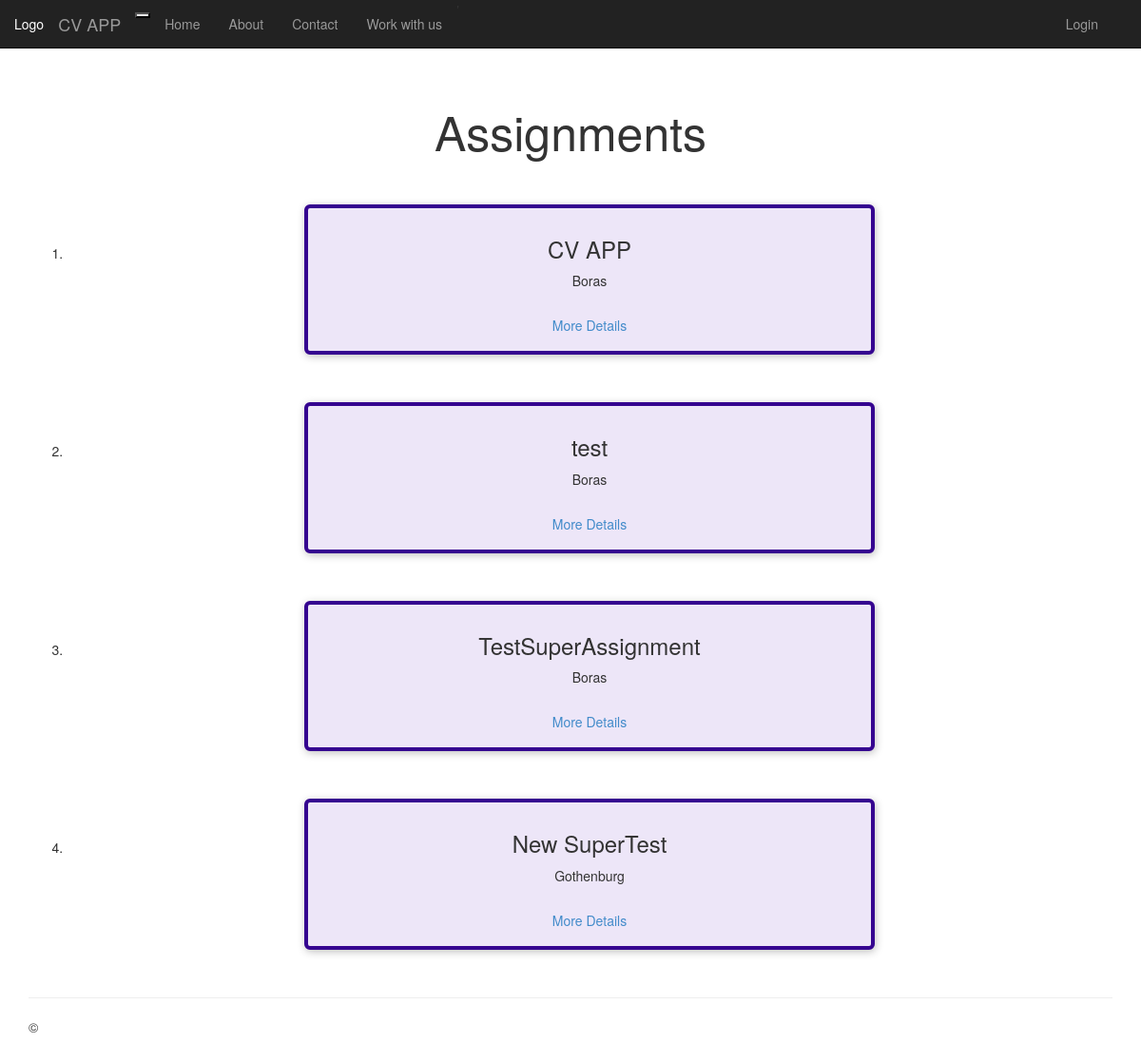
Page /assignment/ on the committed database.
### assignment/models.py (models this page shows, shortened)
class Assignment(models.Model):
    host=models.ForeignKey(User,on_delete=models.SET_NULL,blank=True, null=True)
    tags=models.ManyToManyField(Tag,blank=True, null=True  )
    title = models.CharField(max_length=200)
    slug = models.SlugField(unique=True)
    description = models.TextField()
    location = models.ForeignKey(Location, on_delete=models.CASCADE)
    applicant=models.ManyToManyField(Applicant,blank=True, null=True)
    updated = models.DateTimeField(auto_now=True)
    created = models.DateTimeField(auto_now_add=True)

class Location(models.Model):
    name = models.CharField(max_length=200)
    adress = models.CharField(max_length=300)

### assignment/views.py (the view)
# urls.py: path('assignment/', views.index, name='all-assignments'),
def index(request):
    assignments = Assignment.objects.all()
    return render(request, 'assignment/index.html',
                  {'isActive': True, 'assignments': assignments})

### assignment/templates/assignment/index.html
{% extends "app/layout.html" %}
{% load static %}
{% block static %}
<link rel="stylesheet" type="text/css" href="{% static 'assignment/styles/details.css' %}">
{% endblock %}
{% block content %}
<section>
  <h2>Assignments </h2>
  <ol>
    {% for assignment_item in assignments %}
      {% include 'assignment/includes/assignment-item.html' with title=assignment_item.title location=assignment_item.location.name slug=assignment_item.slug %}
    {% endfor %}
  </ol>
</section>
{% endblock %}

### assignment/templates/assignment/includes/assignment-item.html
<li class="assignment-item">
  <article>
    <div class="assignment-summary">
      <div class="assignment-details">
        <h3>{{ title }}</h3>
        <address>{{ location }}</address>
      </div>
    </div>
    <div class="assignment-actions">
       <a href="{% url 'assignment-details' slug %}" class="btn">More Details</a>
    </div>
  </article>
</li>

### app/static/app/content/site.css (style rules this page uses)
body { padding-top: 50px; padding-bottom: 20px; }

### assignment/static/assignment/styles/details.css (style rules this page uses)
article { max-width: 60rem; margin: 5rem auto; border-radius: 6px; background-color: #ede6f8; border: 4px solid #350490; box-shadow: 1px 2px 8px rgba(0, 0, 0, 0.25); position: relative; padding: 1rem; text-align: center; }
section:first-of-type { margin-top: 6rem; }
h2 { font-size:5rem; text-align: center; }

### rows in the picture
Assignment: title "CV APP"
Location: name "Boras"
Assignment: title "test"
Assignment: title "TestSuperAssignment"
Assignment: title "New SuperTest"
Location: name "Gothenburg"
